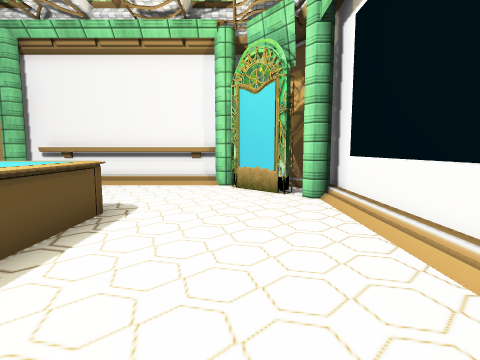
View 1 (above)

14 first-person views from a walk through a Unity game level. The camera is 1.3 m above the floor, tilts 6° down and sees 80° across. The floor is counted in squares, 1 m on a side. Each view is taken from the middle of a square. On the plan, view 1 faces up. The plan holds only what a view shows up to about 13 squares ahead; the rest is blank. The player character is not drawn. Some surface patterns are stand-ins.

View 2
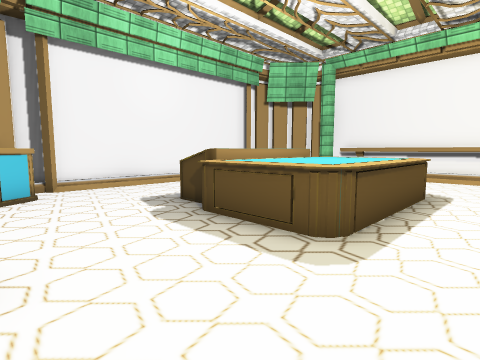

View 3
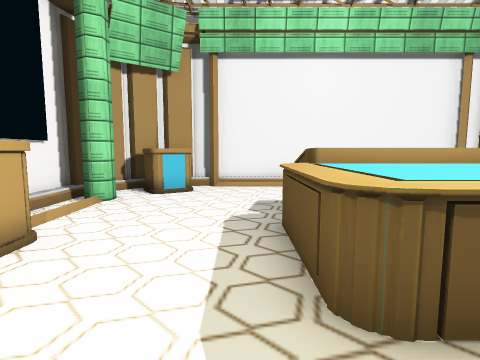

View 4
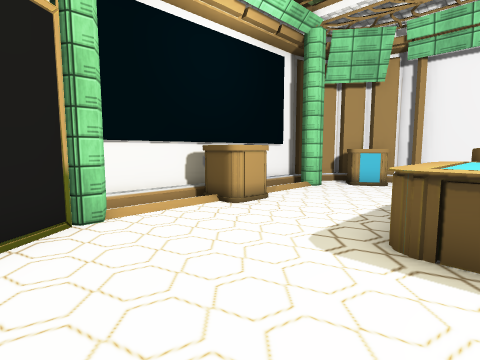

View 5
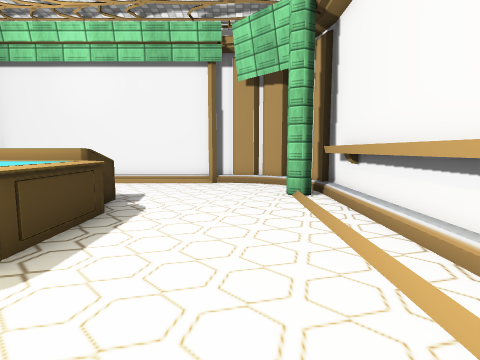

View 6
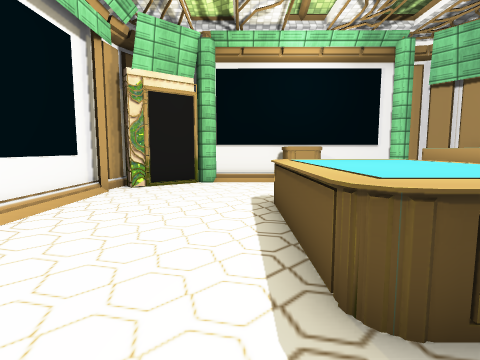

View 7
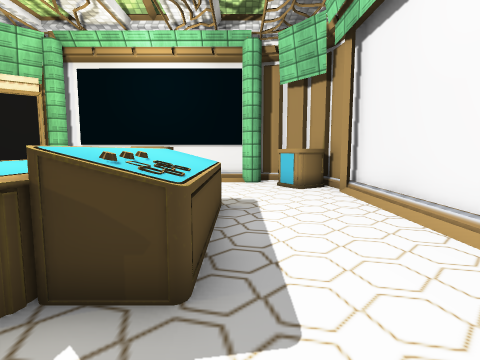

View 8
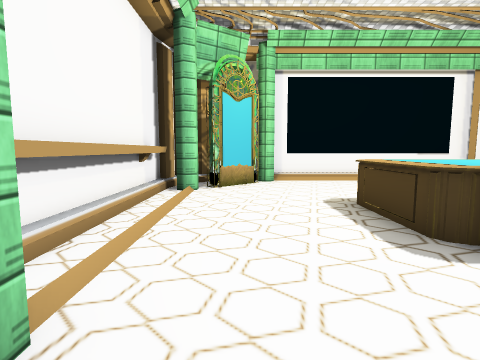

View 9
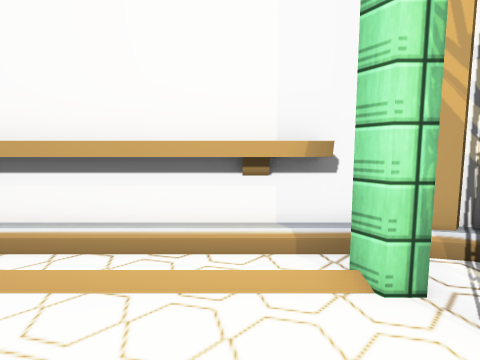

View 10
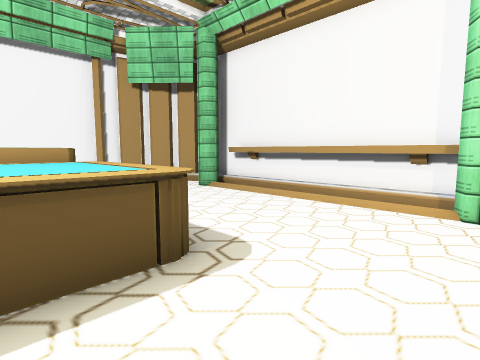

View 11
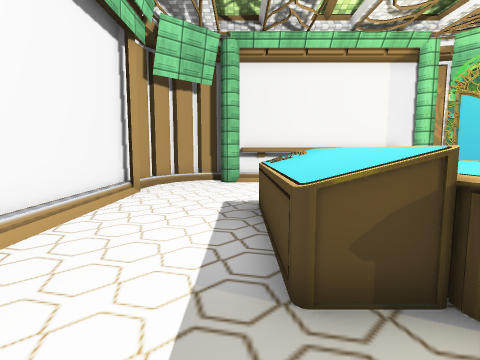

View 12
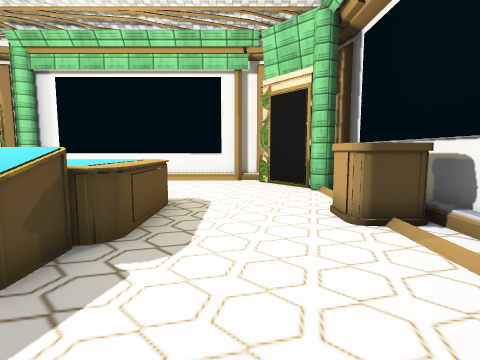

View 13
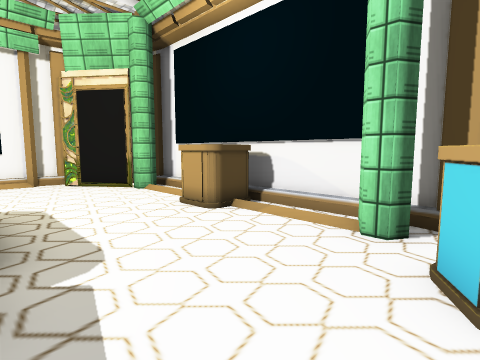

View 14
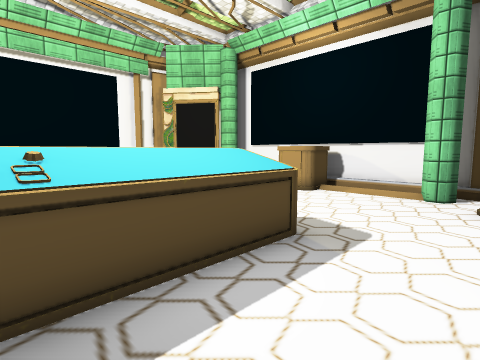

### Floor plan
Key: @ floor where view 1 was taken; # wall or solid block; x gap in a wall; . floor; / step, stairs or slope; ^ raised ledge; T table; B bin; O other object.
Columns run from 12 left of view 1 to 3 right of it. Each row starts with its distance up from view 1.
 12    ##OOOOOO##
 11  ##x#OOOOOO###
 10  #..........###
  9 ##...........###
  8 ##............##
  7 #/............/#
  6 #/...OTTTT..../#
  5 #/...OTTTT..../#
  4 #/...OTTTT..../#
  3 #/...OTTTT..../#
  2 #/...OTTTT..../#
  1 #/...OTTTT..../#
  0 #/..........@./#
 -1 ##............##
 -2 #BBB.........###
 -3 ##B##..^^...###
 -4  ####..^^..###
 -5    ##########

Positions as (right, up) in squares from view 1, and headings:
1: (0, 0), facing up
2: (-1, -3), facing up-left
3: (-1, 0), facing left
4: (1, 2), facing down-left
5: (0, 9), facing left
6: (-2, 8), facing down
7: (-8, 8), facing down
8: (-10, 9), facing right
9: (-2, 8), facing up
10: (0, 4), facing up-left
11: (-8, -1), facing up
12: (-10, -1), facing right
13: (-10, 1), facing down-right
14: (-10, 5), facing down-right
